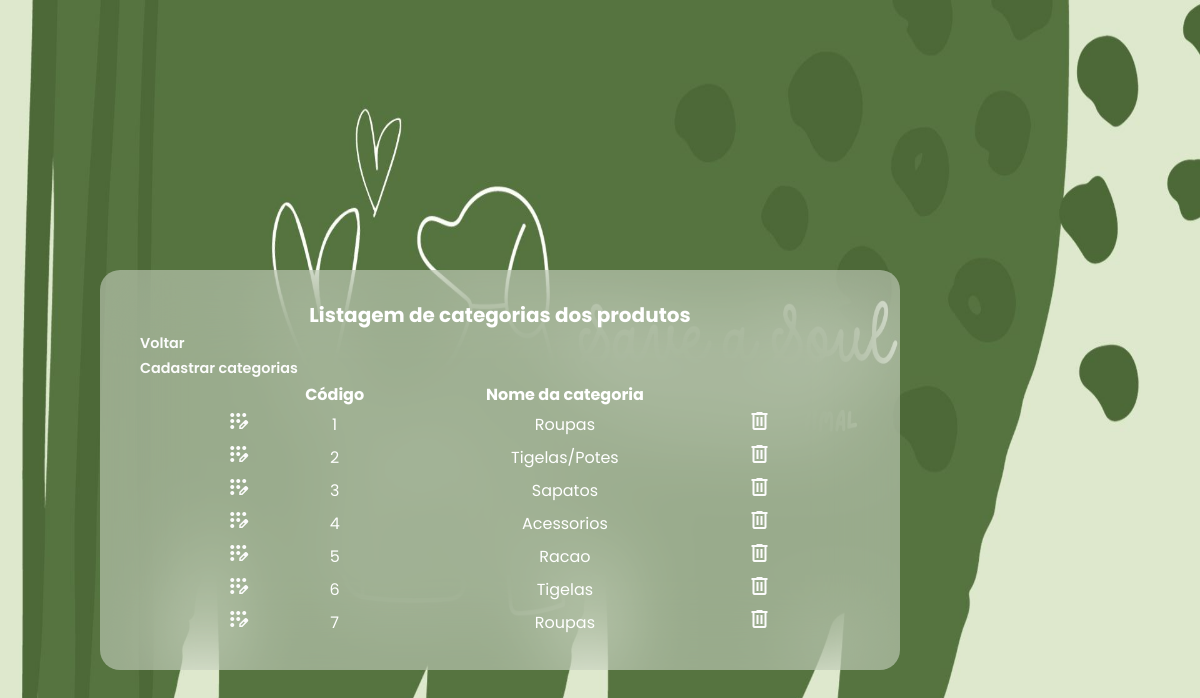
Screenshot of /adm/produtos/categoria/listagem/list.php with the database file from the repository.
### tables this page shows
CREATE TABLE categoria (
	id_cat INT  PRIMARY KEY NOT NULL AUTO_INCREMENT,
	nome_cat VARCHAR(50)
);

### adm/produtos/categoria/listagem/list.php (the view, shortened to what this page needs)
<!DOCTYPE html>
<html lang="en">
<head>
    <link rel="stylesheet" href="../../../css/style.css">
</head>
<body>
<main>
<main>
<div class="caixa">
              <div class="caixa-dados">
    <h2> Listagem de categorias dos produtos </h2>
    <a href="../pg.html"> Voltar </a> <br>
<a href="../cadastro/form.html"> Cadastrar categorias </a>
<?php
    include_once("../../../../conexaoBD.php");
    $sql= "SELECT * FROM categoria";
    $instrucao = mysqli_query($conexao,$sql);
     echo "<center>
    <table>
        <tr>
        <th> </th>  <th> </th>
        <th> </th>  <th> </th>
        <th> </th>  <th> </th>
            <th align='center'>Código</th>
            <th> </th>
            <th> </th>
            <th> </th>
            <th> </th>
            <th align='center'>Nome da categoria</th>
        </tr>";
    foreach ($instrucao as $exibe)
    {
        echo "
        <tr>
            <td align='center'><a href='../update/alter.php?&codigo=".$exibe['id_cat']."'><span class='material-symbols-outlined'>
            app_registration
            </span></a></td>
            <td></td>
            <td></td>
            <td></td>
            <td></td>
            <td></td>
            <td align='center'>".$exibe['id_cat']."</td>
            <td></td>
            <td></td>
            <td></td>
            <td></td>
            <td align='center'>".$exibe['nome_cat']."</td>
            <td></td>
            <td></td>
            <td></td>
            <td></td>
            <td align='center'><a href='../delete/drop.php?&codigo=".$exibe['id_cat']."'><span class='material-symbols-outlined'>
            delete</span></a></td>
            <td></td>
        </tr>
        ";
    }
    echo"</table>";
?>
</div>
</div>
</main>
</body>
</html>

### adm/css/style.css (style rules this page uses)
* { padding: 0; margin: 0; box-sizing: border-box; font-family: 'Poppins', sans-serif; }
main { display: flex; align-items: center; justify-content: center; padding: 20px; min-height: 900px; color:white ; }
body { background-size:100% 100%; background-image:url(../../index/imgs/fundo-s.jpg); background-position: center ; background-repeat: no-repeat; color:white ; }
h2 { text-align: center; font-family: "Poppins"; }
.caixa { display: flex; width: 1000px; }
.caixa-dados { background-color: rgba(255, 255, 255, 0.4); backdrop-filter: blur(40px); padding: 30px 40px; width: 80%; border-radius: 20px; }
.caixa-dados h2 { font-size: 20px; }
.caixa-dados a { font-family: 'Poppins'; text-decoration:none; font-size: 0.9rem; font-weight:600; color:#fcfcfc; }

### adm/produtos/categoria/listagem/list.php (style rules this page uses)
body { background-image: url('../../../../index/imgs/fundo-s.jpg'); background-size: 100% 100%; background-position: center; }
table { width:80%; }

### rows the page displays
categoria: id_cat "1", nome_cat "Roupas"
categoria: id_cat "2", nome_cat "Tigelas/Potes"
categoria: id_cat "3", nome_cat "Sapatos"
categoria: id_cat "4", nome_cat "Acessorios"
categoria: id_cat "5", nome_cat "Racao"
categoria: id_cat "6", nome_cat "Tigelas"
categoria: id_cat "7", nome_cat "Roupas"
